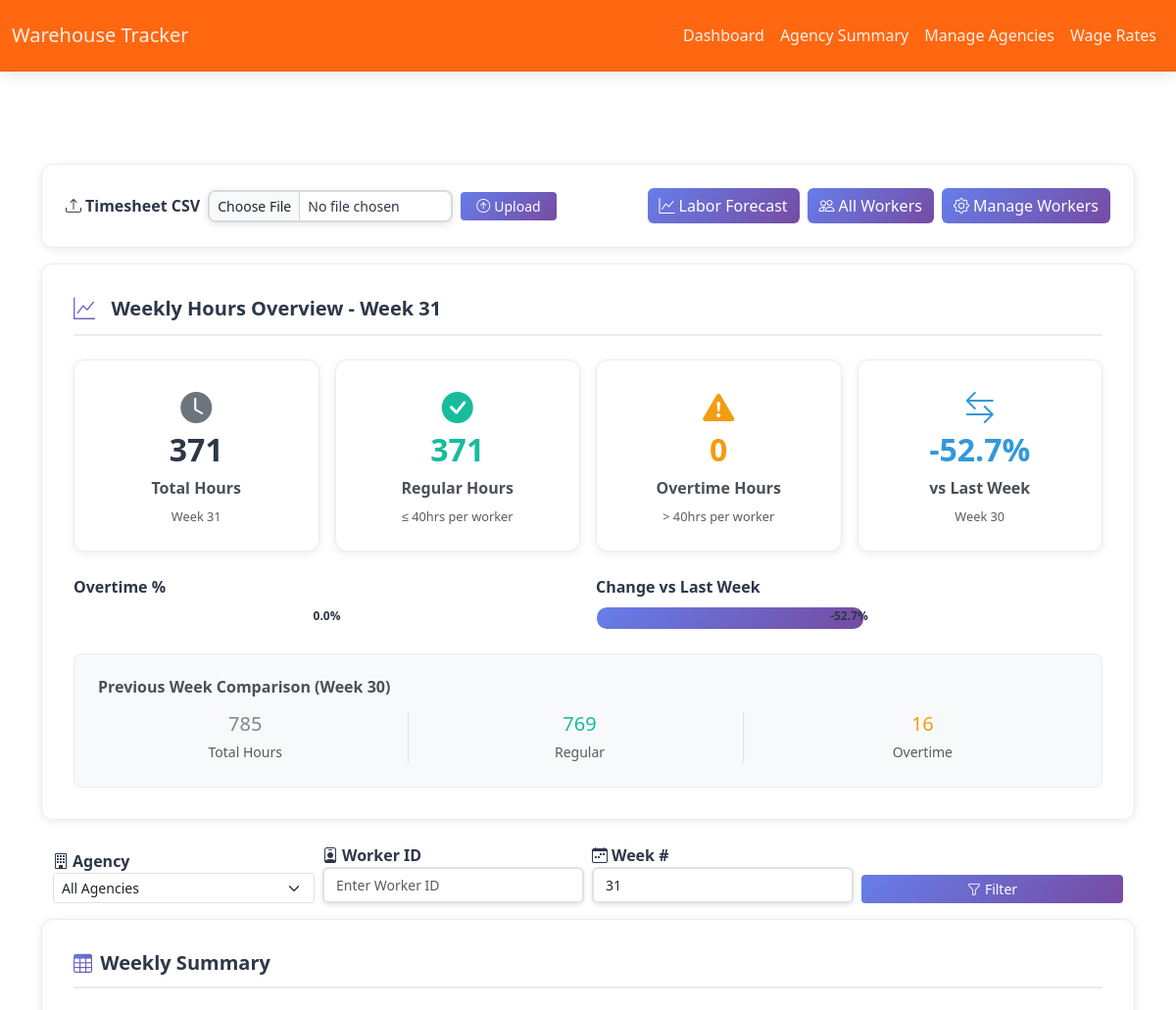
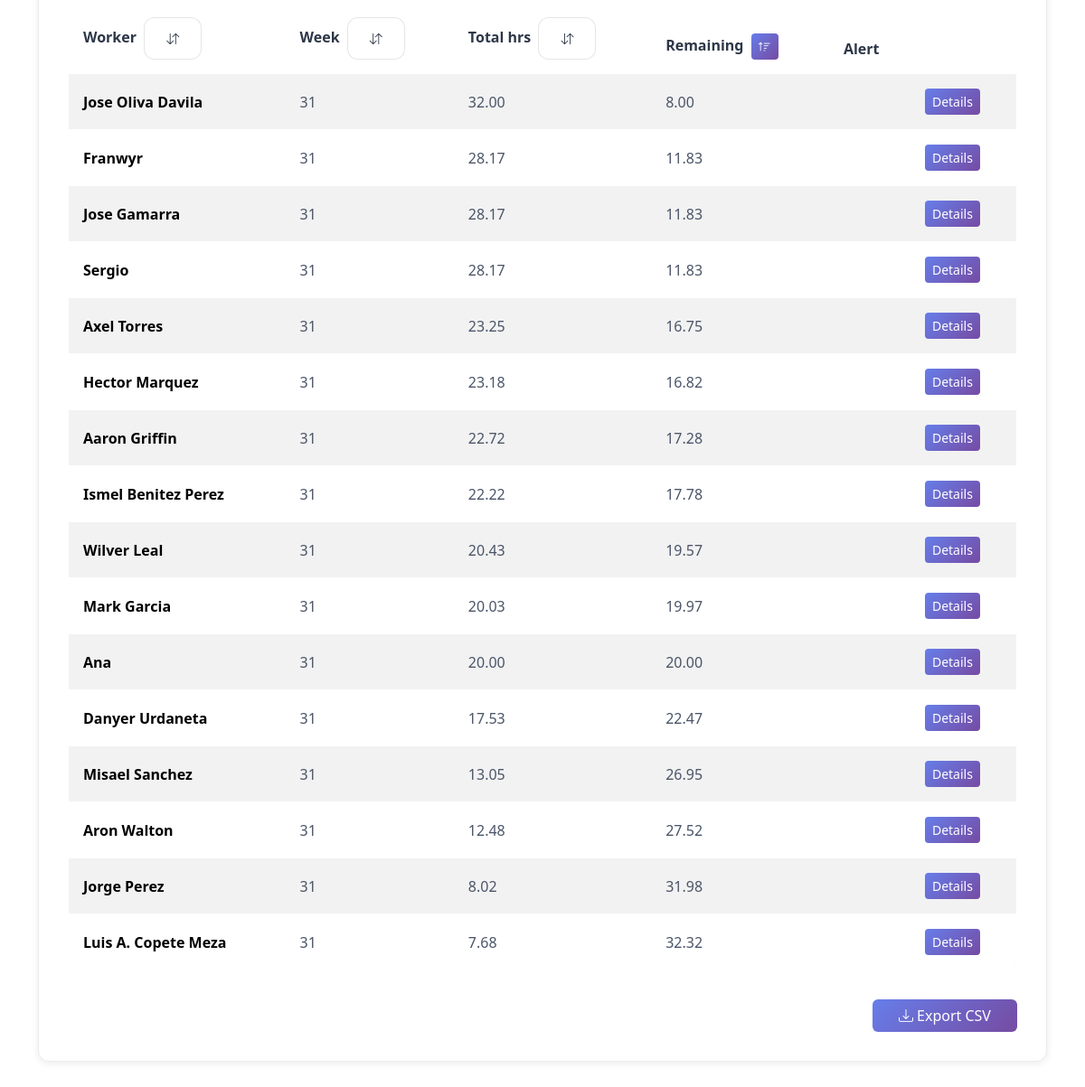
The page / on the database its author committed (2 pictures, top to bottom).
### app/models.py (models this page shows, shortened)
class Worker(db.Model):
    __tablename__ = 'worker'
    id = db.Column(db.Integer, primary_key=True)
    worker_id = db.Column(db.String(64), unique=True, nullable=False, index=True)
    name = db.Column(db.String(128), nullable=True)
    is_active = db.Column(db.Boolean, default=True, nullable=False)

### app/routes/dashboard.py (the view, shortened to what this page needs)
@dashboard_bp.route('/', methods=['GET'])
def dashboard():
    show_all = request.args.get('show_all', '0') == '1'
    df = current_app.config.get('TIMESHEET_DF')
    if 'agency' in df.columns and 'Agency' not in df.columns:
        df['Agency'] = df['agency']
    elif 'Agency' not in df.columns:
        df['Agency'] = ''
    print('DEBUG: Unique agencies in DataFrame:', df['Agency'].unique())
    current_app.config['TIMESHEET_DF'] = df
    processed_df, summary_full = process_timesheet(df.copy())
    current_week_num = int(request.args.get('week', '') or datetime.today().isocalendar()[1])
    last_week_num = current_week_num - 1 if current_week_num > 1 else 52
    total_hours_current = summary_full[summary_full['week'] == current_week_num]['total_hours'].sum()
    total_hours_last = summary_full[summary_full['week'] == last_week_num]['total_hours'].sum()
    week_over_week_change = ((total_hours_current - total_hours_last) / total_hours_last * 100) if total_hours_last else np.nan
    summary = summary_full.copy()
    if not show_all:
        active_workers = {w.worker_id for w in Worker.query.filter_by(is_active=True).all()}
        summary = summary[summary['worker_id'].isin(active_workers)]
    agency_filter = request.args.get('agency', '')
    worker_filter = request.args.get('worker', '')
    week_filter = request.args.get('week', '')
    week_explicitly_selected = bool(week_filter)
    week_auto_selected = False
    if week_filter:
        try:
            week_int = int(week_filter)
            summary = summary[summary['week'] == week_int]
        except ValueError:
            pass
    else:
        available_weeks = sorted(summary['week'].unique(), reverse=True)
        if available_weeks:
            selected_week = available_weeks[0]
            week_auto_selected = (selected_week != datetime.today().isocalendar()[1])
        else:
            selected_week = datetime.today().isocalendar()[1]
        summary = summary[summary['week'] == selected_week]
        week_filter = str(selected_week)
    if agency_filter:
        if 'agencies_worked' in summary.columns:
            summary = summary[summary['agencies_worked'].str.contains(agency_filter, na=False)]
    if worker_filter:
        summary = summary[summary['worker_id'] == worker_filter]
    num_workers = summary['worker_id'].nunique() if 'worker_id' in summary.columns else 0
    avg_hours_per_worker = (summary['total_hours'].sum() / num_workers) if num_workers else 0
    max_hours = summary['total_hours'].max() if not summary.empty else 0
    min_hours = summary['total_hours'].min() if not summary.empty else 0
    total_overtime_hours = sum(max(row['total_hours'] - 40, 0) for _, row in summary.iterrows())
    metrics = {
        'total_hours_current': total_hours_current,
        'total_hours_last': total_hours_last,
        'week_over_week_change': week_over_week_change,
        'total_overtime_hours': total_overtime_hours,
        'num_workers': num_workers,
        'avg_hours_per_worker': avg_hours_per_worker,
        'max_hours': max_hours,
        'min_hours': min_hours
    }
    worker_filter = request.args.get('worker', '')
    week_filter = request.args.get('week', '')
    if worker_filter:
        summary = summary[summary['worker_id'] == worker_filter]
    week_explicitly_selected = bool(week_filter)
    week_auto_selected = False
    if week_filter:
        try:
            week_int = int(week_filter)
            summary = summary[summary['week'] == week_int]
        except ValueError:
            pass
    else:
        current_week = datetime.today().isocalendar()[1]
        available_weeks = sorted(summary['week'].unique(), reverse=True)
        if available_weeks:
            if current_week in available_weeks:
                selected_week = current_week
            else:
                selected_week = available_weeks[0]
                week_auto_selected = True
        else:
            selected_week = current_week
        summary = summary[summary['week'] == selected_week]
        week_filter = str(selected_week)  # Update week_filter for template
    if not show_all and not week_explicitly_selected:
        active_workers = {w.worker_id for w in Worker.query.filter_by(is_active=True).all()}
        summary = summary[summary['worker_id'].isin(active_workers)]
    chart_data = prepare_weekly_chart_data(summary, week_filter)
    agencies = sorted(df['Agency'].dropna().unique().tolist()) if 'Agency' in df.columns else []
    all_weeks = sorted(summary_full['week'].unique(), reverse=True)
    return render_template('dashboard.html',
                           summary=summary,
                           worker_filter=worker_filter,
                           week_filter=week_filter,
                           predictions=None,
                           show_all=show_all,
                           is_forecast=False,
                           chart_data=chart_data,
                           week_auto_selected=week_auto_selected,
                           current_week=datetime.today().isocalendar()[1],
                           agencies=agencies,
                           agency_filter=agency_filter)

### app/templates/dashboard.html (shortened to what this page needs)
{% extends "layout.html" %}
{% block content %}
<div class="control-panel d-flex flex-wrap align-items-center justify-content-between gap-3 mb-3">
  <form action="{{ url_for('dashboard.upload') }}" method="post" enctype="multipart/form-data" class="d-flex align-items-center gap-3 flex-wrap mb-0">
    <div class="d-flex align-items-center gap-2">
      <label for="timesheet_file" class="form-label mb-0 fw-semibold">
        <i class="bi bi-upload me-1"></i>Timesheet CSV
      </label>
      <input type="file" name="timesheet_file" id="timesheet_file" class="form-control form-control-sm" style="width:250px;" accept=".csv" />
      <button type="submit" class="btn btn-primary btn-sm px-3" name="upload_type" value="timesheet" data-bs-toggle="tooltip" title="Upload Timesheet">
        <i class="bi bi-arrow-up-circle me-1"></i>Upload
      </button>
    </div>
  </form>
  <div class="d-flex flex-wrap gap-2">
    <a class="btn btn-primary" href="{{ url_for('dashboard.predict', show_all=0) }}" data-bs-toggle="tooltip" title="Forecast next week's labor needs">
      <i class="bi bi-graph-up me-1"></i>Labor Forecast
    </a>
    {% if is_forecast %}
      {% if show_all %}
        <a class="btn btn-primary" href="{{ url_for('dashboard.predict', show_all=0) }}" data-bs-toggle="tooltip" title="Show only active workers">
          <i class="bi bi-person-check me-1"></i>Active Workers
        </a>
      {% else %}
        <a class="btn btn-primary" href="{{ url_for('dashboard.predict', show_all=1) }}" data-bs-toggle="tooltip" title="Show all workers">
          <i class="bi bi-people me-1"></i>All Workers
        </a>
      {% endif %}
    {% else %}
      {% if show_all %}
        <a class="btn btn-primary" href="{{ url_for('dashboard.dashboard', show_all=0) }}" data-bs-toggle="tooltip" title="Show only active workers">
          <i class="bi bi-person-check me-1"></i>Active Workers
        </a>
      {% else %}
        <a class="btn btn-primary" href="{{ url_for('dashboard.dashboard', show_all=1) }}" data-bs-toggle="tooltip" title="Show all workers">
          <i class="bi bi-people me-1"></i>All Workers
        </a>
      {% endif %}
    {% endif %}
    <a class="btn btn-primary" href="{{ url_for('dashboard.manage_workers') }}" data-bs-toggle="tooltip" title="Manage worker list">
      <i class="bi bi-gear me-1"></i>Manage Workers
    </a>
  </div>
</div>
{% if summary is not none %}
  {% if not summary.empty %}
    <div class="overview-section">
      <h5 class="card-title">
        <i class="bi bi-graph-up me-2"></i>Weekly Hours Overview - Week {{ chart_data.current_week }}
      </h5>
      <div class="row g-3 mb-4">
        <div class="col-md-3">
          <div class="metric-card h-100">
            <i class="bi bi-clock-fill"></i>
            <h2 id="currentWeekTotal">{{ "%.0f"|format(chart_data.current_regular + chart_data.current_overtime) }}</h2>
            <p class="mb-1 fw-semibold">Total Hours</p>
            <small class="text-muted">Week {{ chart_data.current_week }}</small>
          </div>
        </div>
        <div class="col-md-3">
          <div class="metric-card h-100">
            <i class="bi bi-check-circle-fill text-success"></i>
            <h2 class="text-success">{{ "%.0f"|format(chart_data.current_regular) }}</h2>
            <p class="mb-1 fw-semibold">Regular Hours</p>
            <small class="text-muted">≤ 40hrs per worker</small>
          </div>
        </div>
        <div class="col-md-3">
          <div class="metric-card h-100">
            <i class="bi bi-exclamation-triangle-fill text-warning"></i>
            <h2 class="text-warning">{{ "%.0f"|format(chart_data.current_overtime) }}</h2>
            <p class="mb-1 fw-semibold">Overtime Hours</p>
            <small class="text-muted">> 40hrs per worker</small>
          </div>
        </div>
        <div class="col-md-3">
          <div class="metric-card h-100">
            <i class="bi bi-arrow-left-right text-info"></i>
            <h2 class="text-info" id="weekChange">--</h2>
            <p class="mb-1 fw-semibold">vs Last Week</p>
            <small class="text-muted">Week {{ chart_data.previous_week }}</small>
          </div>
        </div>
      </div>
      <div class="row g-3 mb-4">
        <div class="col-md-6">
          <label class="form-label fw-semibold">Overtime %</label>
          <div class="progress" style="height: 24px;">
            <span id="overtimePercent" class="position-absolute w-100 text-center fw-bold">0%</span>
          </div>
        </div>
        <div class="col-md-6">
          <label class="form-label fw-semibold">Change vs Last Week</label>
          <div class="progress" style="height: 24px;">
            <div id="changeProgress" class="progress-bar" role="progressbar" style="width: 0%"></div>
            <span id="changePercent" class="position-absolute w-100 text-center fw-bold">0%</span>
          </div>
        </div>
      </div>
      <div class="comparison-section mt-3">
        <h6 class="card-title">Previous Week Comparison (Week {{ chart_data.previous_week }})</h6>
        <div class="row text-center">
          <div class="col-4">
            <div class="border-end pe-3">
              <h5 class="mb-1 text-dark">{{ "%.0f"|format(chart_data.previous_regular + chart_data.previous_overtime) }}</h5>
              <small class="text-muted">Total Hours</small>
            </div>
          </div>
          <div class="col-4">
            <div class="border-end pe-3">
              <h5 class="mb-1 text-success">{{ "%.0f"|format(chart_data.previous_regular) }}</h5>
              <small class="text-muted">Regular</small>
            </div>
          </div>
          <div class="col-4">
            <h5 class="mb-1 text-warning">{{ "%.0f"|format(chart_data.previous_overtime) }}</h5>
            <small class="text-muted">Overtime</small>
          </div>
        </div>
      </div>
    </div>
  {% endif %}
{% endif %}
{% if summary is not none and not summary.empty %}
<div class="container-fluid mb-3">
  <form method="get" action="{{ url_for('dashboard.dashboard') }}">
    <div class="row g-2 align-items-end">
      <div class="col-md-3">
        <label for="agency_filter" class="form-label mb-0 fw-semibold">
          <i class="bi bi-building me-1"></i>Agency
        </label>
        <select id="agency_filter" name="agency" class="form-select form-select-sm" onchange="this.form.form.submit()">
          <option value="">All Agencies</option>
        </select>
      </div>
      <div class="col-md-3">
        <label for="worker_filter" class="form-label mb-0 fw-semibold">
          <i class="bi bi-person-badge me-1"></i>Worker ID
        </label>
        <input
          id="worker_filter"
          name="worker"
          class="form-control form-control-sm filter-input"
          placeholder="Enter Worker ID"
          value="{{ worker_filter }}"
        />
      </div>
      <div class="col-md-3">
        <label for="week_filter" class="form-label mb-0 fw-semibold">
          <i class="bi bi-calendar-week me-1"></i>Week #
        </label>
        <input
          id="week_filter"
          name="week"
          class="form-control form-control-sm filter-input"
          placeholder="Enter Week #"
          value="{{ week_filter }}"
        />
      </div>
      <div class="col-md-3 d-flex align-items-end">
        <button class="btn btn-primary btn-sm w-100" data-bs-toggle="tooltip" title="Apply filters">
          <i class="bi bi-funnel me-1"></i>Filter
        </button>
      </div>
    </div>
  </form>
</div>
{% endif %}
{% if summary is not none %}
  {% if not summary.empty %}
    <div class="data-section">
        <h5 class="card-title">
          <i class="bi bi-table"></i>Weekly Summary
        </h5>
        <div class="table-responsive">
          <table class="table table-hover table-striped align-middle" id="summary-table">
            <thead>
              <tr>
                <th>
                  Worker
                  <button class="btn btn-sm btn-outline-secondary ms-1" onclick="sortTable(0, 'string')" data-bs-toggle="tooltip" title="Sort by Worker ID">
                    <i class="bi bi-arrow-down-up"></i>
                  </button>
                </th>
                <th>
                  Week
                  <button class="btn btn-sm btn-outline-secondary ms-1" onclick="sortTable(1, 'number')" data-bs-toggle="tooltip" title="Sort by Week">
                    <i class="bi bi-arrow-down-up"></i>
                  </button>
                </th>
                <th>
                  Total hrs
                  <button class="btn btn-sm btn-outline-secondary ms-1" onclick="sortTable(2, 'number')" data-bs-toggle="tooltip" title="Sort by Total Hours">
                    <i class="bi bi-arrow-down-up"></i>
                  </button>
                </th>
                <th>
                  Remaining
                  <button class="btn btn-sm btn-outline-success ms-1" onclick="sortTable(3, 'number')" data-bs-toggle="tooltip" title="Sort by Remaining Hours">
                    <i class="bi bi-sort-down-alt"></i>
                  </button>
                </th>
                <th>Alert</th>
                <th></th>
              </tr>
            </thead>
            <tbody>
              {% for r in summary.to_dict(orient='records') %}
              <tr>
                <td>
                  <a href="{{ url_for('entries.view_entries', worker_id=r.worker_id) }}" class="fw-bold text-decoration-none" style="color: black;">
                    {{ r.worker_id }}
                  </a>
                </td>
                <td>{{ r.week }}</td>
                <td>{{ "%.2f"|format(r.total_hours) }}</td>
                <td>{{ "%.2f"|format(r.remaining_hours) }}</td>
                <td>
                </td>
                <td>
                  <a
                    class="btn btn-sm btn-primary"
                    href="{{ url_for('entries.view_entries', worker_id=r.worker_id, week=r.week) }}"
                    data-bs-toggle="tooltip" title="View details for this worker and week"
                  >
                    Details
                  </a>
                </td>
              </tr>
              {% endfor %}
            </tbody>
          </table>
        </div>
        <div class="mt-3 text-end">
          <div class="action-buttons justify-content-end">
            <a class="btn btn-primary" href="{{ url_for('dashboard.export') }}">
              <i class="bi bi-download me-1"></i>Export CSV
            </a>
          </div>
        </div>
    </div>
  {% else %}
    <div class="alert alert-info">
      No records found for the selected filters.
    </div>
  {% endif %}
{% else %}
  <div class="alert alert-warning">
    No timesheet data available. Please upload a CSV file to get started.
  </div>
{% endif %}
{% endblock %}

### rows shown on the page
Worker: worker_id "Aaron Griffin", week "31", total_hours "22.72", remaining_hours "17.28"
Worker: worker_id "Ana", week "31", total_hours "20.00", remaining_hours "20.00"
Worker: worker_id "Aron Walton", week "31", total_hours "12.48", remaining_hours "27.52"
Worker: worker_id "Axel Torres", week "31", total_hours "23.25", remaining_hours "16.75"
Worker: worker_id "Danyer Urdaneta", week "31", total_hours "17.53", remaining_hours "22.47"
Worker: worker_id "Franwyr", week "31", total_hours "28.17", remaining_hours "11.83"
Worker: worker_id "Hector Marquez", week "31", total_hours "23.18", remaining_hours "16.82"
Worker: worker_id "Ismel Benitez Perez", week "31", total_hours "22.22", remaining_hours "17.78"
Worker: worker_id "Jorge Perez", week "31", total_hours "8.02", remaining_hours "31.98"
Worker: worker_id "Jose Gamarra", week "31", total_hours "28.17", remaining_hours "11.83"
Worker: worker_id "Jose Oliva Davila", week "31", total_hours "32.00", remaining_hours "8.00"
Worker: worker_id "Luis A. Copete Meza", week "31", total_hours "7.68", remaining_hours "32.32"
Worker: worker_id "Mark Garcia", week "31", total_hours "20.03", remaining_hours "19.97"
Worker: worker_id "Misael Sanchez", week "31", total_hours "13.05", remaining_hours "26.95"
Worker: worker_id "Sergio", week "31", total_hours "28.17", remaining_hours "11.83"
Worker: worker_id "Wilver Leal", week "31", total_hours "20.43", remaining_hours "19.57"

### other values the page prints
{{ chart_data.current_week }} "31"
{{ "%.0f"|format(chart_data.current_regular) }} "371"
{{ "%.0f"|format(chart_data.current_overtime) }} "0"
{{ chart_data.previous_week }} "30"
{{ "%.0f"|format(chart_data.previous_regular) }} "769"
{{ "%.0f"|format(chart_data.previous_overtime) }} "16"
